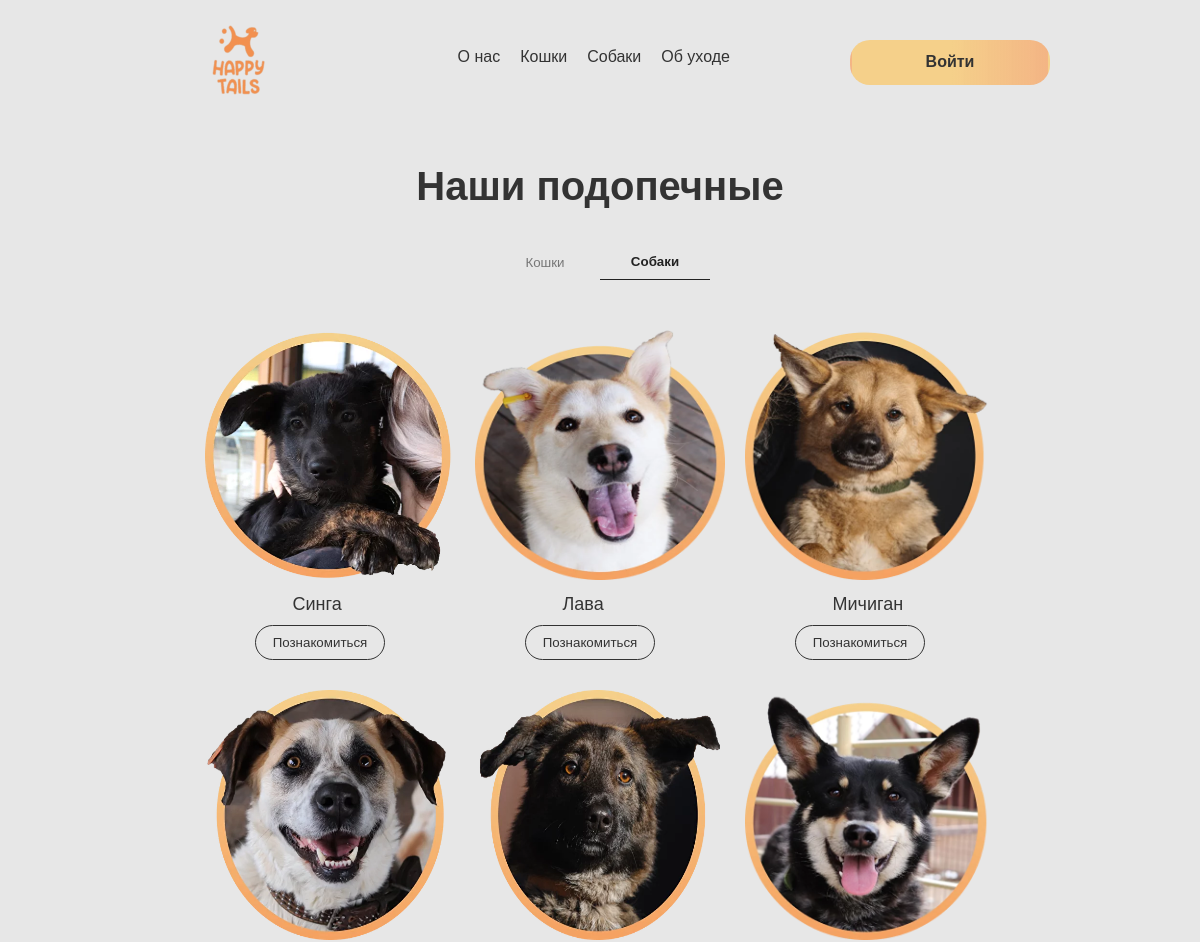
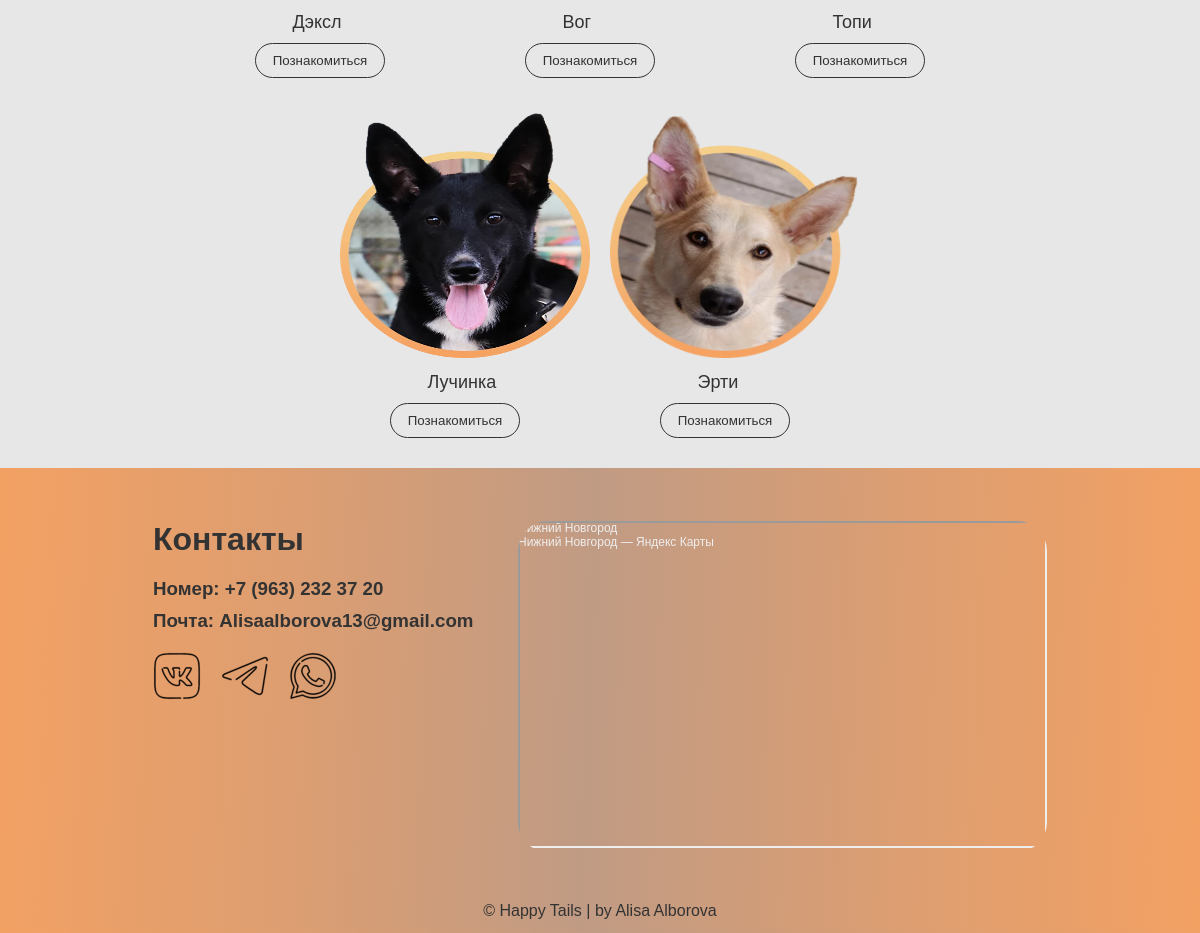
The page /dogs on the database its author committed (2 pictures, top to bottom).
### models.py (models this page shows)
class Animals(db.Model):
    id = db.Column(db.Integer, primary_key=True)
    name = db.Column(db.String(200), nullable=False)
    description = db.Column(db.Text, nullable=False)
    photo = db.Column(db.String(200), nullable=False)
    kind = db.Column(db.String(200), nullable=False)
    age = db.Column(db.Integer, nullable=False)
    gender = db.Column(db.String(200), nullable=False)
    orders = db.relationship('Orders', backref='animal', lazy=True)

### app.py (the view)
@app.route('/dogs')
def gods():
    dogs_list = Animals.query.filter_by(kind='Собака').all()
    return render_template('dogs.html', dogs_list=dogs_list)

### templates/dogs.html (shortened to what this page needs)
{% extends 'base.html' %}
{% block body %}
<div class="main">
    <div class="cats_name">
        <h1>Наши подопечные</h1>
    </div>
    <div class="cats_bar">
        <a href="/cats"><button class="dogs_bar_cat">Кошки</button></a>
        <a href="/dogs"><button class="dogs_bar_dog">Собаки</button></a>
    </div>
    <div class="cats_content">
        {% for dog in dogs_list %}
        <div class="one_cat">
            <img src="../static/images/animals/{{ dog.photo }}" alt="">
            <p class="one_cat_p">{{ dog.name }}</p>
            <a class="one_cat_a" href="/animal_cart/{{dog.id}}">
                    <button class="one_cat_but">Познакомиться</button>
            </a>
        </div>
        {% endfor %}
    </div>
</div>
{% endblock %}

### static/style.css (style rules this page uses)
* { margin: 0; padding: 0; box-sizing: border-box; }
a { text-decoration: none; color: #000; font-family: 'Montserrat', sans-serif; }
h1, h3, h2,p,button { font-family: 'Montserrat', sans-serif; color: #333333;color: #333333; }
body { background-color: #E7E7E7; height: 100%; width: 100%; max-width: 2000px; margin: 0; padding: 0; }
.main { width: 100%; }
.cats_name { display: flex; justify-content: center; margin-top: 50px; font-size: 20px; }
.cats_name h1 { color: #333333; }
.cats_bar { display: flex; justify-content: center; margin-top: 35px; }
.cats_content { display: flex; flex-wrap: wrap; margin-left: 150px; margin-right: 150px; justify-content: center; margin-top: 50px; }
.one_cat { max-width: 250px; margin-right: 10px; margin-left: 10px; margin-bottom: 30px; }
.one_cat img { width: 250px; height: 250px; }
.one_cat_p { margin-top: 10px; margin-left: 35%; font-size: 18px; }
.one_cat_but { width: 130px; height: 35px; color: #333333; border: 1px solid #333333; border-radius: 20px; background-color: transparent; margin-top: 10px; margin-left: 20%; cursor: pointer; }
.dogs_bar_cat { width: 110px; height: 36px; color: #777777; background-color: transparent; border: none; cursor: pointer; }
.dogs_bar_dog { width: 110px; height: 36px; color: #222222; font-weight: 600; background-color: transparent; border: none; cursor: pointer; border-bottom: 1px solid #222222; }

### rows shown on the page
Animals: photo (picture), name "Синга"
Animals: photo (picture), name "Лава"
Animals: photo (picture), name "Мичиган"
Animals: photo (picture), name "Дэксл"
Animals: photo (picture), name "Вог"
Animals: photo (picture), name "Топи"
Animals: photo (picture), name "Лучинка"
Animals: photo (picture), name "Эрти"
